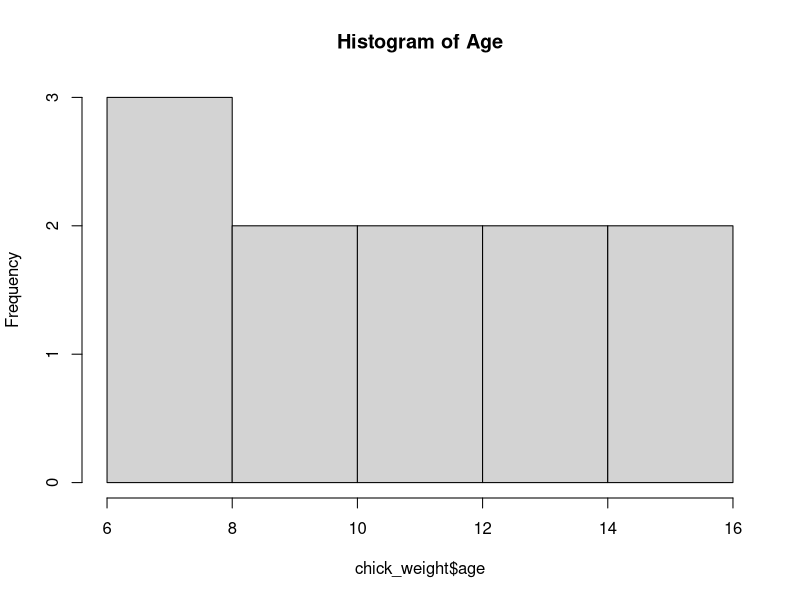
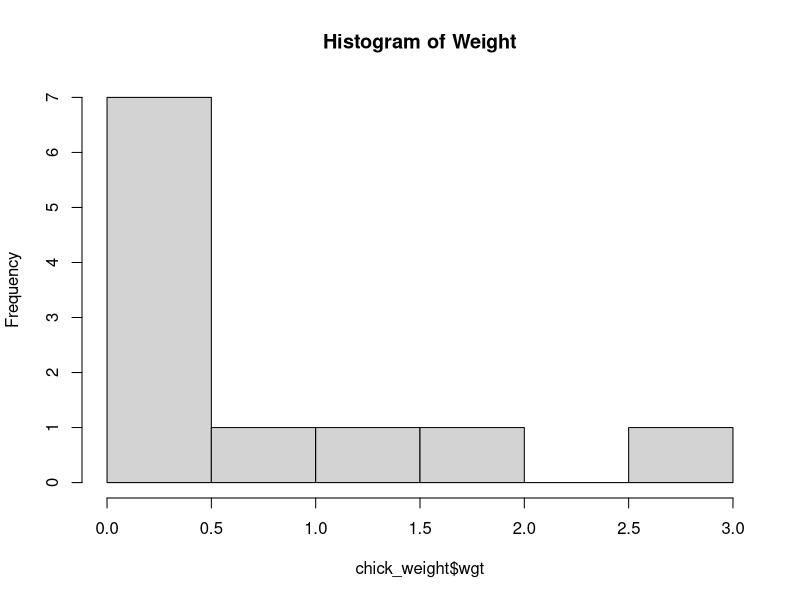
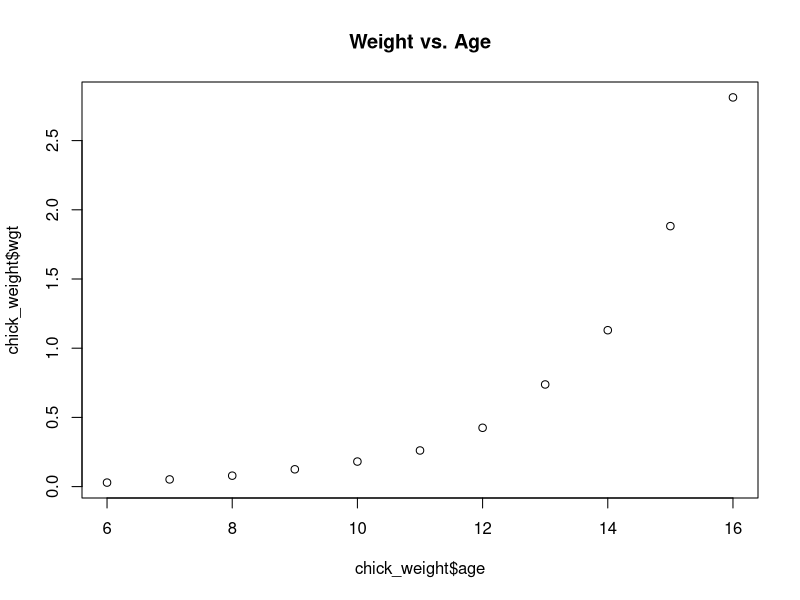
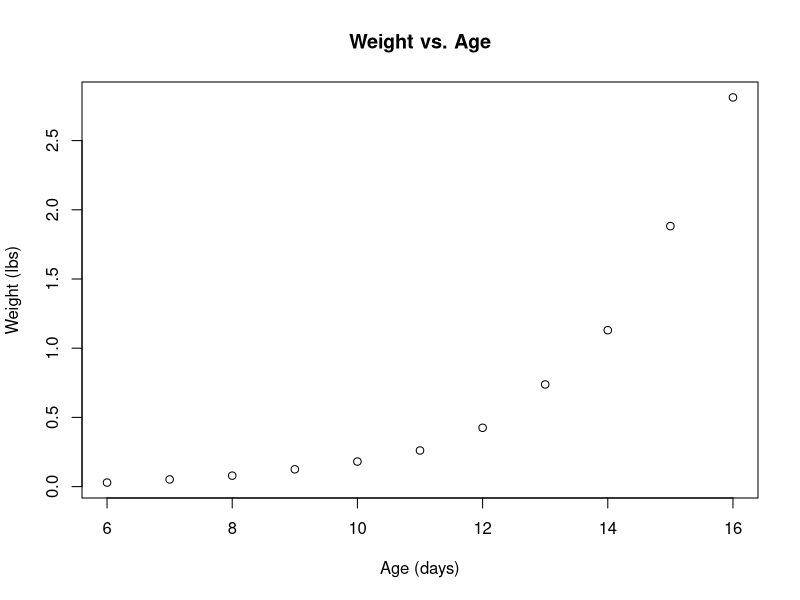
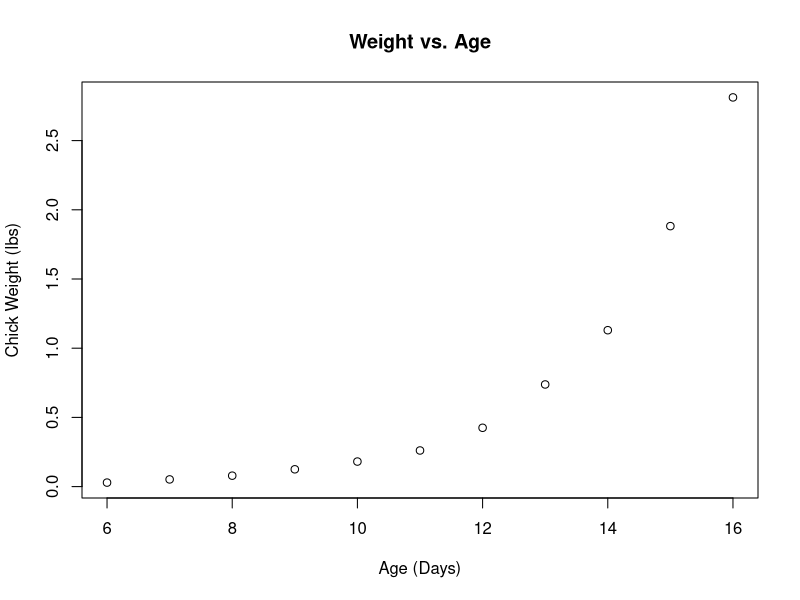
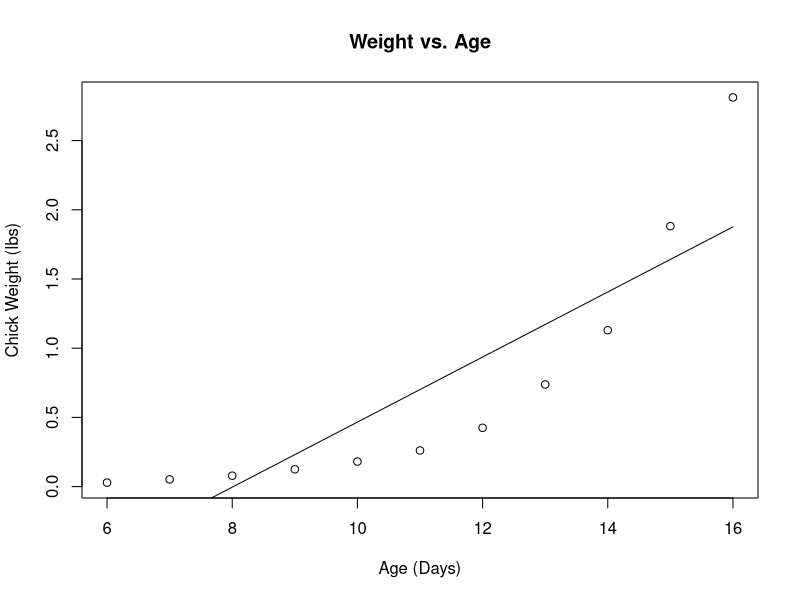
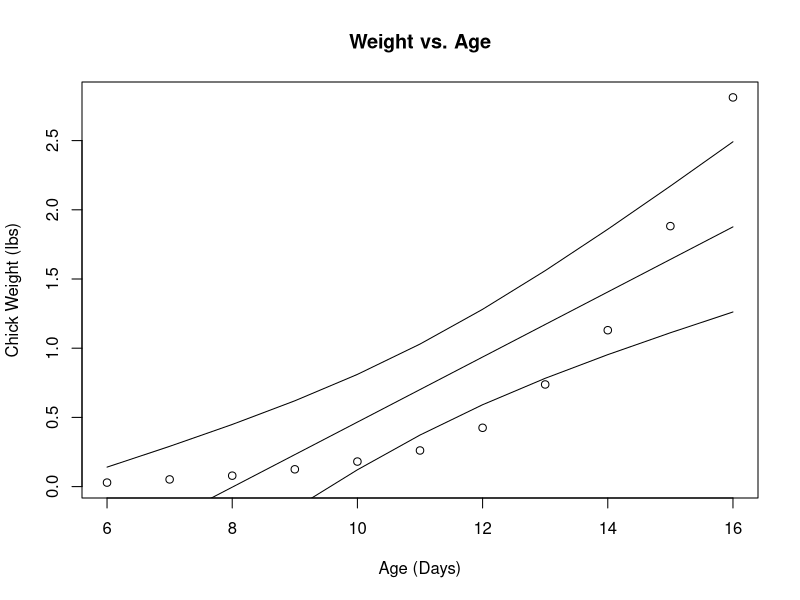
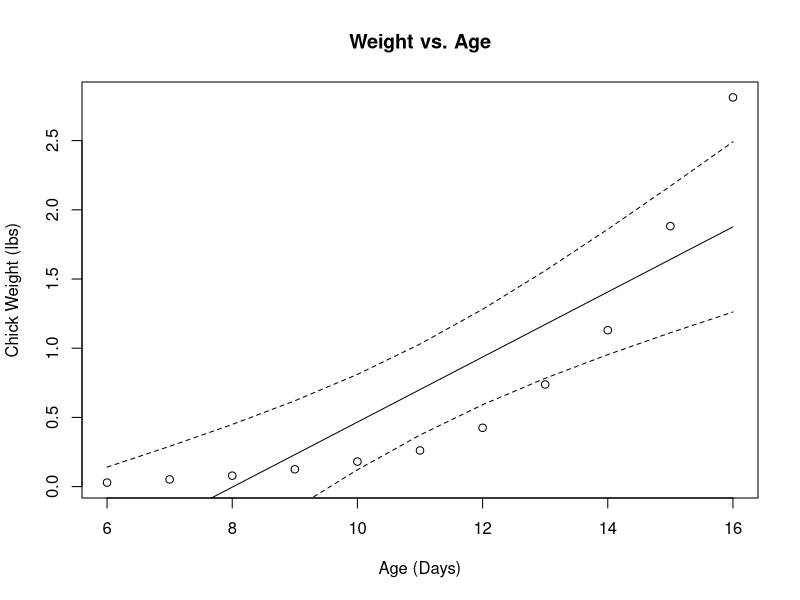

Source code (R) for these figures, in order:
## ---- chunk 1
knitr::opts_chunk$set(echo = TRUE)
knitr::opts_knit$set(root.dir = "~/OneDrive - Emory University/Documents/Work/Bios 591P 2023/2 SLR")
## ---- chunk 2
seq(from=6,to=16)
## ---- chunk 3
chick_weight <- data.frame("age"=seq(from=6,to=16),
                           "wgt"=c(0.029,0.052,0.079,0.125,0.181,0.261,0.425,0.738,1.13,1.882,2.812))

print(chick_weight)
## ---- chunk 4
mean(chick_weight$age)
sd(chick_weight$age)
median(chick_weight$age)
IQR(chick_weight$age)
range(chick_weight$age)

mean(chick_weight$wgt)
sd(chick_weight$wgt)
median(chick_weight$wgt)
IQR(chick_weight$wgt)
range(chick_weight$wgt)
## ---- chunk 5
hist(chick_weight$age,main="Histogram of Age")
hist(chick_weight$wgt,main="Histogram of Weight")
## ---- chunk 6
plot(chick_weight$age,chick_weight$wgt,main="Weight vs. Age")
## ---- chunk 7
plot(chick_weight$age,chick_weight$wgt,main="Weight vs. Age",xlab="Age (days)",ylab="Weight (lbs)")
## ---- chunk 8
cor(chick_weight$age,chick_weight$wgt)
cor(chick_weight$age,chick_weight$wgt)^2
## ---- chunk 9
cor.test(chick_weight$age,chick_weight$wgt)
## ---- chunk 10
chick.lm <- lm(wgt ~ age,data=chick_weight)
## ---- chunk 11
summary(chick.lm)
## ---- chunk 12
anova(chick.lm)
## ---- chunk 13
# Let's see the confidence intervals for estimated coefficients
confint(chick.lm)
## ---- chunk 14
# Predict weight at 11 days
median.chick <- data.frame(age=11)
predict(chick.lm,newdata=median.chick)
## ---- chunk 15
predict(chick.lm,newdata=median.chick,interval="confidence")
## ---- chunk 16
predict(chick.lm,newdata=median.chick,interval="confidence",level=0.9)
## ---- chunk 17
age.vals <- data.frame(age=seq(from=6,to=16))
age.predict <- predict(chick.lm,newdata=age.vals)
weight.ci <- predict(chick.lm,newdata=age.vals,interval="confidence")
weight.pi <- predict(chick.lm,newdata=age.vals,interval="predict")
## ---- chunk 18
plot(chick_weight$age,chick_weight$wgt,main="Weight vs. Age",
     xlab="Age (Days)",ylab="Chick Weight (lbs)")
## ---- chunk 19
plot(chick_weight$age,chick_weight$wgt,main="Weight vs. Age",
     xlab="Age (Days)",ylab="Chick Weight (lbs)")

lines(age.vals$age,age.predict)
## ---- chunk 20
weight.ci
## ---- chunk 21
plot(chick_weight$age,chick_weight$wgt,main="Weight vs. Age",
     xlab="Age (Days)",ylab="Chick Weight (lbs)")

lines(age.vals$age,age.predict)

lines(age.vals$age,weight.ci[,2])
lines(age.vals$age,weight.ci[,3])
## ---- chunk 22
# Plot prediction interval lines
plot(chick_weight$age,chick_weight$wgt,main="Weight vs. Age",
     xlab="Age (Days)",ylab="Chick Weight (lbs)")

lines(age.vals$age,age.predict)

lines(age.vals$age,weight.ci[,2],lty=2)
lines(age.vals$age,weight.ci[,3],lty=2)
## ---- chunk 23
plot(wgt~age,data=chick_weight,main="Weight vs. Age",
     xlab="Age (Days)",ylab="Chick Weight (lbs)",
     ylim=c(-2,3))

lines(age.vals$age,age.predict)

lines(age.vals$age,weight.ci[,2],lty=2)
lines(age.vals$age,weight.ci[,3],lty=2)
## ---- chunk 24
plot(wgt~age,data=chick_weight,main="Weight vs. Age",
     xlab="Age (Days)",ylab="Chick Weight (lbs)",
     ylim=c(-2,3))

lines(age.vals$age,age.predict)

lines(age.vals$age,weight.ci[,2],lty=2)
lines(age.vals$age,weight.ci[,3],lty=2)

lines(age.vals$age,weight.pi[,2],lty=2)
lines(age.vals$age,weight.pi[,3],lty=2)
## ---- chunk 25
plot(wgt~age,data=chick_weight,main="Weight vs. Age",
     xlab="Age (Days)",ylab="Chick Weight (lbs)",
     ylim=c(-2,3),pch=19)

lines(age.vals$age,age.predict)

lines(age.vals$age,weight.ci[,2],lty=2)
lines(age.vals$age,weight.ci[,3],lty=2)

lines(age.vals$age,weight.pi[,2],lty=2)
lines(age.vals$age,weight.pi[,3],lty=2)
## ---- chunk 26
plot(wgt~age,data=chick_weight,main="Weight vs. Age",
     xlab="Age (Days)",ylab="Chick Weight (lbs)",
     ylim=c(-2,3),pch=19)

lines(age.vals$age,age.predict,col="blue")

lines(age.vals$age,weight.ci[,2],lty=2)
lines(age.vals$age,weight.ci[,3],lty=2)

lines(age.vals$age,weight.pi[,2],lty=2)
lines(age.vals$age,weight.pi[,3],lty=2)
